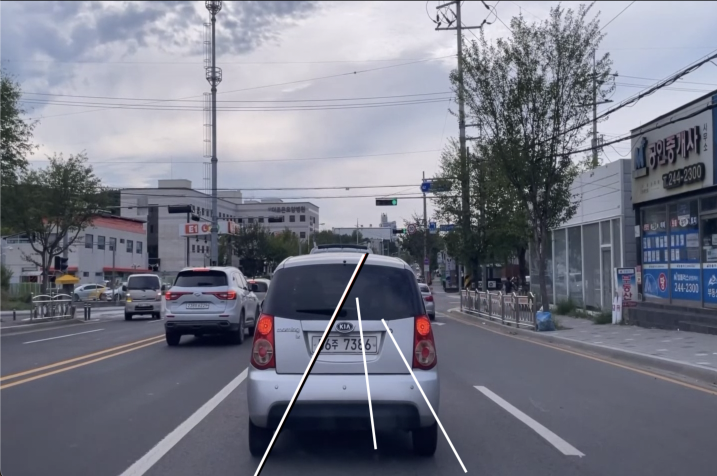
//> input picture Project3/tt.jpg, 1434 x 952 px (shown at 1/2 size)
$ ./houg   (built with g++ and OpenCV 4)
//> lines starting //> are read from the running program, lines starting //| are printed output that depends on the picture; after the words box and inside, x2 and y2 are one past the last pixel; in counts of white or black regions, pixels touching at a corner belong together
#include "cv.hpp"
#include <iostream>

using namespace cv;
using namespace std;

int drawLines(Mat left_src, Mat right_src, Mat result)
{
    vector<Vec2f> lines;
    float rho = 0, theta = 0, a, b, x0, y0;
    Point p1, p2;

    HoughLines(left_src, lines, 1, CV_PI / 180, 50, 0, 0,  CV_PI / 180*20, CV_PI / 180 * 130);
    // HoughLines : 일반 평면에 있던 점들을 다른 좌표평면에 직선으로 나타내고 그값을 lines애 저장
    for (int i = 0; i < lines.size(); i++)
    {
        rho += lines[i][0];
        theta += lines[i][1];
    }
    rho /= lines.size();
    theta /= lines.size();

    a = cos(theta);
    b = sin(theta);
    x0 = a * rho; // 평면 옮기는 작업
    y0 = b * rho;
    p1 = Point(cvRound(x0 + 1000 * (-b)) + 290, cvRound(y0 + 1000 * a) + 250);
    p2 = Point(cvRound(x0 - 1000 * (-b)) + 290, cvRound(y0 - 1000 * a) + 250);

    cout << p1 << endl;
    cout << p2 << endl;
    // ROI를 하며 바뀐 중심측
    if(p1 != Point(290,250) && p2 != Point(290,250)){
        line(result, p1, p2, Scalar(0, 0, 255), 4, 0); // x,y,좌표가 없을 경우 350,400좌표에 점이 생기는 것을 막기위한 if문
        cout << p1 << " " << p2 << endl;
        return 1;
    }

    HoughLines(right_src, lines, 1, CV_PI / 180, 62, 0, 0,  CV_PI / 180*140, CV_PI / 180*180 );


    rho = 0;
    theta = 0;
    for (int i = 0; i < lines.size(); i++)
    {
        rho += lines[i][0];
        theta += lines[i][1];
    }
    rho /= lines.size();
    theta /= lines.size();

    a = cos(theta);
    b = sin(theta);
    x0 = a * rho;
    y0 = b * rho;
    p1 = Point(cvRound(x0 + 1000 * (-b)) + 350, cvRound(y0 + 1000 * a) + 250);
    p2 = Point(cvRound(x0 - 1000 * (-b)) + 350, cvRound(y0 - 1000 * a) + 250);
    if(p1 != Point(350,250) && p2 != Point(350,250)){
        line(result, p1, p2, Scalar(0, 0, 255), 4, 0);
        return 2;
    }
    return 0;
}

int main()
{
    Mat canny_left, canny_right, gray, blurIm, canny;
    int fps;
    int delay;
    Mat frame= imread("tt.jpg");
//> frame is the input picture: 952 rows x 1434 cols, CV_8UC3; mean B, G, R 134.4, 121.4, 119.1

    resize( frame, frame, cv::Size( 720,480 ), 0, 0, CV_INTER_NN );
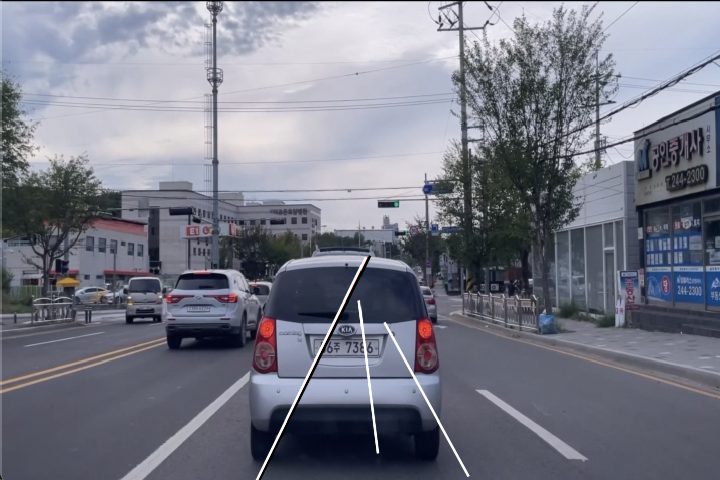
//> frame: 480 rows x 720 cols, CV_8UC3; mean B, G, R 134.3, 121.3, 119

    cvtColor(frame, gray, CV_BGR2GRAY);
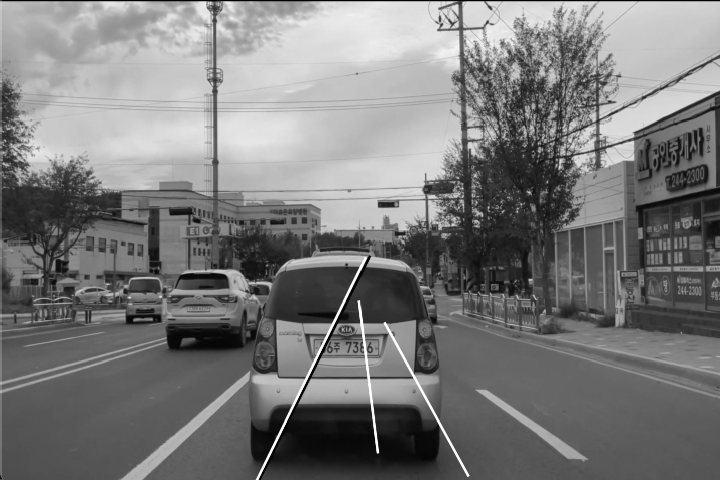
//> gray: 480 rows x 720 cols, CV_8UC1; min 0, max 255, mean 122.1

    blur(gray, blurIm, Size(5, 5));
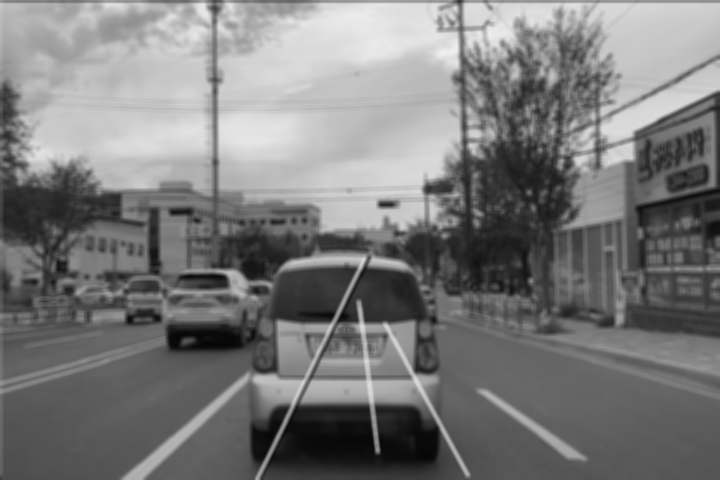
//> blurIm: 480 rows x 720 cols, CV_8UC1; min 6, max 240, mean 122.2
    Canny(blurIm, canny, 10, 60, 3);
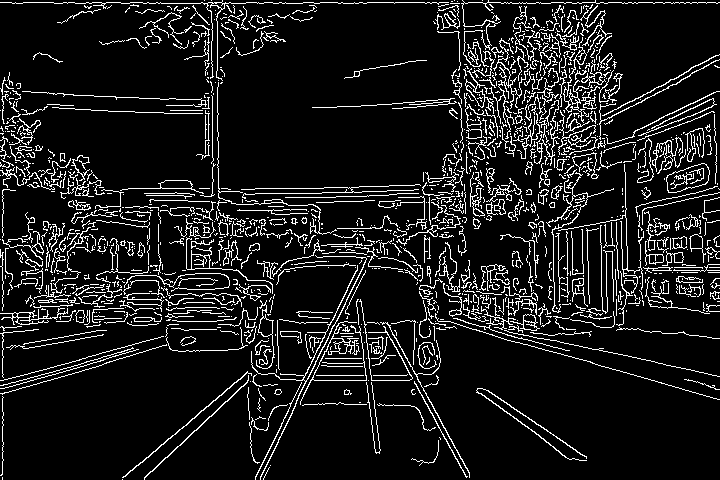
//> canny: 480 rows x 720 cols, CV_8UC1; 10.6% white in thin lines or dots
                //  x   y     x   y
                // 290,341 / 350 480
                // 350,341 / 410 480

        canny_left = canny(Range(250, 480), Range(290, 350));
//> canny_left: 230 rows x 60 cols, CV_8UC1; 9.6% white in thin lines or dots, all inside (x1, y1, x2, y2) = (0, 0, 60, 168)
        canny_right = canny(Range(250, 480), Range(350, 410));
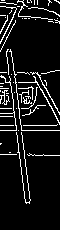
//> canny_right: 230 rows x 60 cols, CV_8UC1; 9.5% white in thin lines or dots, all inside (x1, y1, x2, y2) = (0, 0, 60, 204)
        if(drawLines(canny_left, canny_right, frame) == 2){
//> in drawLines, `HoughLines(left_src, lines, 1, CV_PI / 180, 50, 0, 0,  CV_PI / 180*20,..`: lines = 13 lines (rho, theta), first 12: [68, 0.45], [72, 0.45], [73, 0.47], [69, 0.47], [77, 0.47], [76, 0.45], [67, 0.42], [70, 0.44], [65, 0.4], [67, 0.38], [74, 0.51], [60, 0.37]
//> the loop in drawLines, `for (int i = 0; i < lines.size(); i++)` made 13 passes
//> (rho, theta) on passes 1 to 12: (68, 0.454), (140, 0.908), (213, 1.38), (282, 1.85), (359, 2.32), (435, 2.78), (502, 3.19), (572, 3.63), (637, 4.03), (704, 4.42), (778, 4.92), (838, 5.29)
//> after the loop in drawLines, `for (int i = 0; i < lines.size(); i++)`: rho = 912; theta = 5.72
//> in drawLines, `rho /= lines.size();`: rho = 70.15
//> in drawLines, `theta /= lines.size();`: theta = 0.44
//> in drawLines, `a = cos(theta);`: a = 0.905
//> in drawLines, `b = sin(theta);`: b = 0.426
//> in drawLines, `x0 = a * rho;`: x0 = 63.46
//> in drawLines, `y0 = b * rho;`: y0 = 29.9
//> in drawLines, `p1 = Point(cvRound(x0 + 1000 * (-b)) + 290, cvRound(y0 + 1000 * a) + 2..`: p1 = Point(-73, 1185)
//> in drawLines, `p2 = Point(cvRound(x0 - 1000 * (-b)) + 290, cvRound(y0 - 1000 * a) + 2..`: p2 = Point(780, -625)
//| [-73, 1185]
//| [780, -625]
//> in drawLines, `line(result, p1, p2, Scalar(0, 0, 255), 4, 0);`:
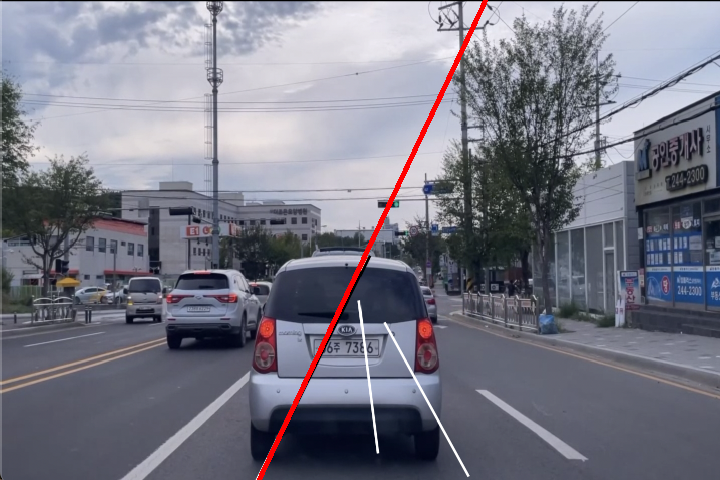
//> result: 480 rows x 720 cols, CV_8UC3; 0.77% of pixels changed, all inside (x1, y1, x2, y2) = (257, 0, 488, 480)
//| [-73, 1185] [780, -625]
            putText(frame, " Rihgt Line Detection", Point(frame.cols/3,frame.rows/3), FONT_HERSHEY_SIMPLEX, 2, Scalar(0, 255, 0));

        }
          if(drawLines(canny_left, canny_right, frame) == 1){
//> the loop in drawLines (call 2), `for (int i = 0; i < lines.size(); i++)` made 13 passes
//| [-73, 1185]
//| [780, -625]
//| [-73, 1185] [780, -625]
            putText(frame, " Left Line Detection", Point(frame.cols/3,frame.rows/3), FONT_HERSHEY_SIMPLEX, 2, Scalar(0, 0, 255));
        }
        // cout << frame.cols << endl;
        // cout << frame.rows << endl;
        rectangle(frame, Rect(Point(240,250),Point(440,360)), Scalar(0, 0, 255), 1, 8, 0); // ROI

        rectangle(frame, Rect(Point(350,250),Point(410,480)), Scalar(0, 0, 255), 1, 8, 0);
        rectangle(frame, Rect(Point(290,250),Point(350,480)), Scalar(0, 0, 255), 1, 8, 0);
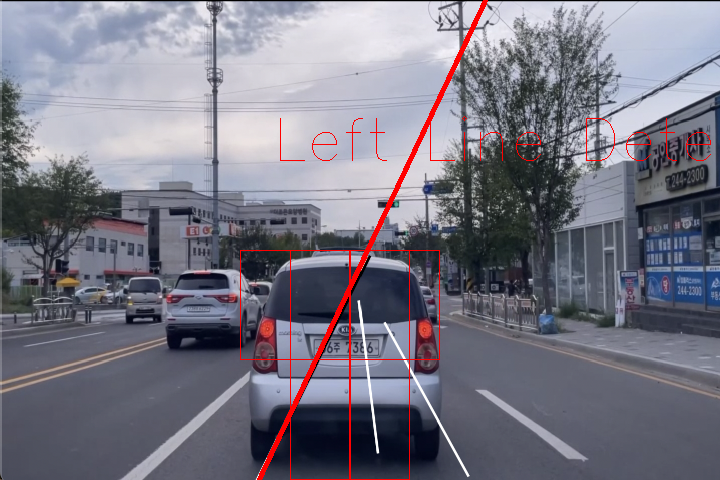
//> frame: 480 rows x 720 cols, CV_8UC3; mean B, G, R 132.1, 119.2, 120.8
        imshow("video", frame);
        moveWindow("Left Canny", 350, 0);
        imshow("Left Canny", canny_left);
        moveWindow("Right Canny", 480, 0);
        imshow("Right Canny", canny_right);
        // waitKey(delay);

        waitKey(0);
    }
